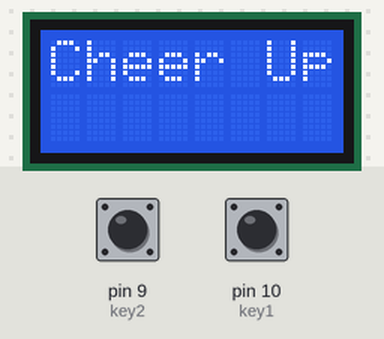
A sketch run on a simulated Arduino Uno, built with avr-gcc and run on an emulated ATmega328P. Shown: 8×2 character LCD. Inputs (shaded band) come from the test bench; at power-on: pin 10 (key1) LOW, pin 9 (key2) LOW. What the sketch prints to the serial monitor is not drawn.

Above: at 1.5 s.
1.6 s: pin 10 (key1) pulled HIGH for 0.3 s
At 4.3 s:
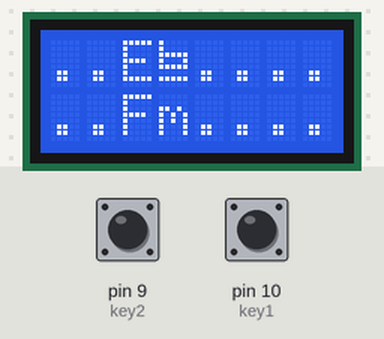
4.4 s: pin 9 (key2) pulled HIGH for 0.3 s
At 5.4 s:
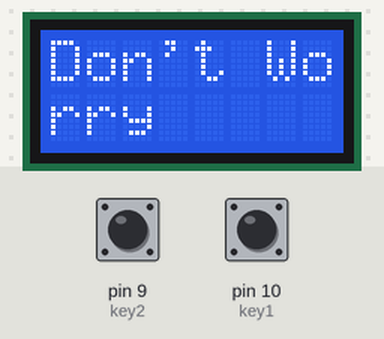
6.2 s: pin 10 (key1) pulled HIGH for 1 s
At 8.9 s:
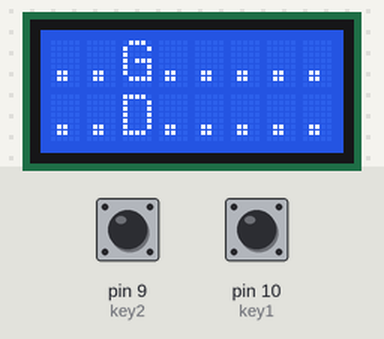
9.0 s: pin 9 (key2) pulled HIGH for 1 s
At 9.7 s:
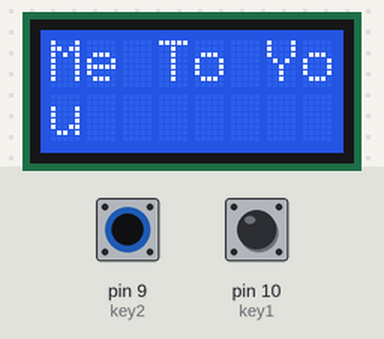
11.5 s: pin 10 (key1) pulled HIGH for 3.2 s
At 12.03 s:
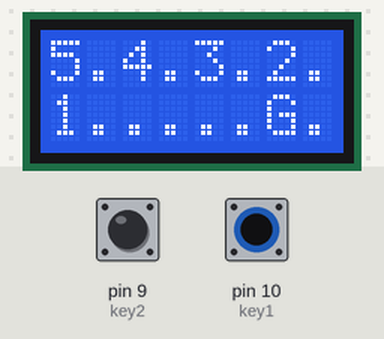

The sketch:

gokathon2016.ino
```cpp
#include <LiquidCrystal.h>
#define MAX 3
LiquidCrystal lcd(12, 11, 5, 4, 3, 2);

int key1 =10; // key1 : stop/play
int key2 =9; // key2 : next song

byte sharpminor[8] = {
  B01010,
  B11111,
  B01010,
  B11111,
  B01010,
  B00000,
  B11111,
  B00000
};

byte flatminor[8] = {
   B10000,
   B10000,
   B11111,
   B10001,
   B11111,
   B00000,
   B11111,
   B00000
};

void setup() {
  pinMode(key1, INPUT);
  pinMode(key2, INPUT);

  lcd.begin(8,2);
  Serial.begin(9600);

  //Example Songs
  char song[MAX][230] = {"5.4.3.2.1.....EX......Fm........EX....Fm........FO....E...CO..FO......AX......C#........Fm....BX........FO......C#......Fm....BX......F#FO....B...C#..", // cheer up
                        "5.4.3.2.1.....G.......D.......E-......D.......C.......D.......G.......D.......G.......D.......G.......D.......C.......D.......G.......",//걱정말아요그대
                        "5.4.3.2.1.....G.........D.......E-......G.......C.......G.......A-......D.......G.................E-......B-......C.......G.......A-......D...........G...D.......E-..........G.....C.......G.......A.A-......D.......G......."};//너에게난

//  char c[600];  //= "FO..BX......F#......EX......F-........EX......F-Ab..FO..B...E.......FO......AX......C#......F-......BX........FO......C#......F.F-..Bb......F#........";
  // b- == X #-==O
  char buf[8];
  char buf2[8];
  int i,j;
  int songnum=0;

  lcd.createChar(0, sharpminor); // byte(0)
  lcd.createChar(1, flatminor); //byte(1)


  j=0;
while(1){

  //Stoping
  while(1){
    delay(200);
    //stop -> play

  if(songnum==0){
    lcd.setCursor(0,0);
     lcd.print("Cheer Up");
     lcd.setCursor(0,1);
     lcd.print("        ");
    }else if(songnum==1){
    lcd.setCursor(0,0);
     lcd.print("Don't Wo");
     lcd.setCursor(0,1);
     lcd.print("rry     ");
    }

    else if(songnum==2){
    lcd.setCursor(0,0);
     lcd.print("Me To Yo");
     lcd.setCursor(0,1);
     lcd.print("u       ");
    }

    if(digitalRead(key1) ==HIGH){
            break;
    }
    //Next song and Play
    if(digitalRead(key2) == HIGH){
      songnum=(songnum+1)%MAX;
      digitalWrite(key1,LOW);
    }
    Serial.print(digitalRead(key2));
    delay(300);
  }


  //Playing
  j=0;
  while(1)
  {
    if(song[songnum][j]=='\0')
      break;

    for(i=0;i<8;i++)
    {
      buf[i]=song[songnum][j+i];
      buf2[i]=song[songnum][j+i+8];
    }
    j=j+2;
    lcd.setCursor(0,0);
     for(i=0;i<8;i++)
    {
       if(buf[i]=='X')
          lcd.write(byte(1));
       else if(buf[i]=='O')
          lcd.write(byte(0));
       else
          lcd.print(buf[i]);
    }
    lcd.setCursor(0,1);
    for(i=0;i<8;i++)
    {
       if(buf2[i]=='X')
          lcd.write(byte(1));
       else if(buf2[i]=='O')
          lcd.write(byte(0));
       else
          lcd.print(buf2[i]);
    }
    delay(400);

    Serial.print(digitalRead(key2));
//     //play -> stop
//    if(digitalRead(key1) ==HIGH){
//      break;
//    }
    //Next song

    //Next song and Play
    if(digitalRead(key2) == HIGH){
      songnum=(songnum+1)%MAX;
      digitalWrite(key1,LOW);
      break;
    }

    /*if(digitalRead(key2) == LOW){
      //Change Arr C!!!!
    }*/
  }


}
}

void loop() {
  // put your main code here, to run repeatedly:
}
```

Measured:
- after the input at 1.6 s, the display: first changes after 0.18 s (image 1 shows a later state)
- after the input at 4.4 s, the display: changes after 0.39 s (image 2)
- after the input at 6.2 s, the display: first changes after 0.10 s (image 3 shows a later state)
- after the input at 9.0 s, the display: changes after 0.32 s (image 4)
- after the input at 11.5 s, the display: changes after 0.34 s (image 5)
- what the display in image 4 shows lasts 0.5 s, from 9.3 s to 9.8 s
- what the display in image 5 shows lasts 0.4 s, from 11.8 s to 12.2 s
